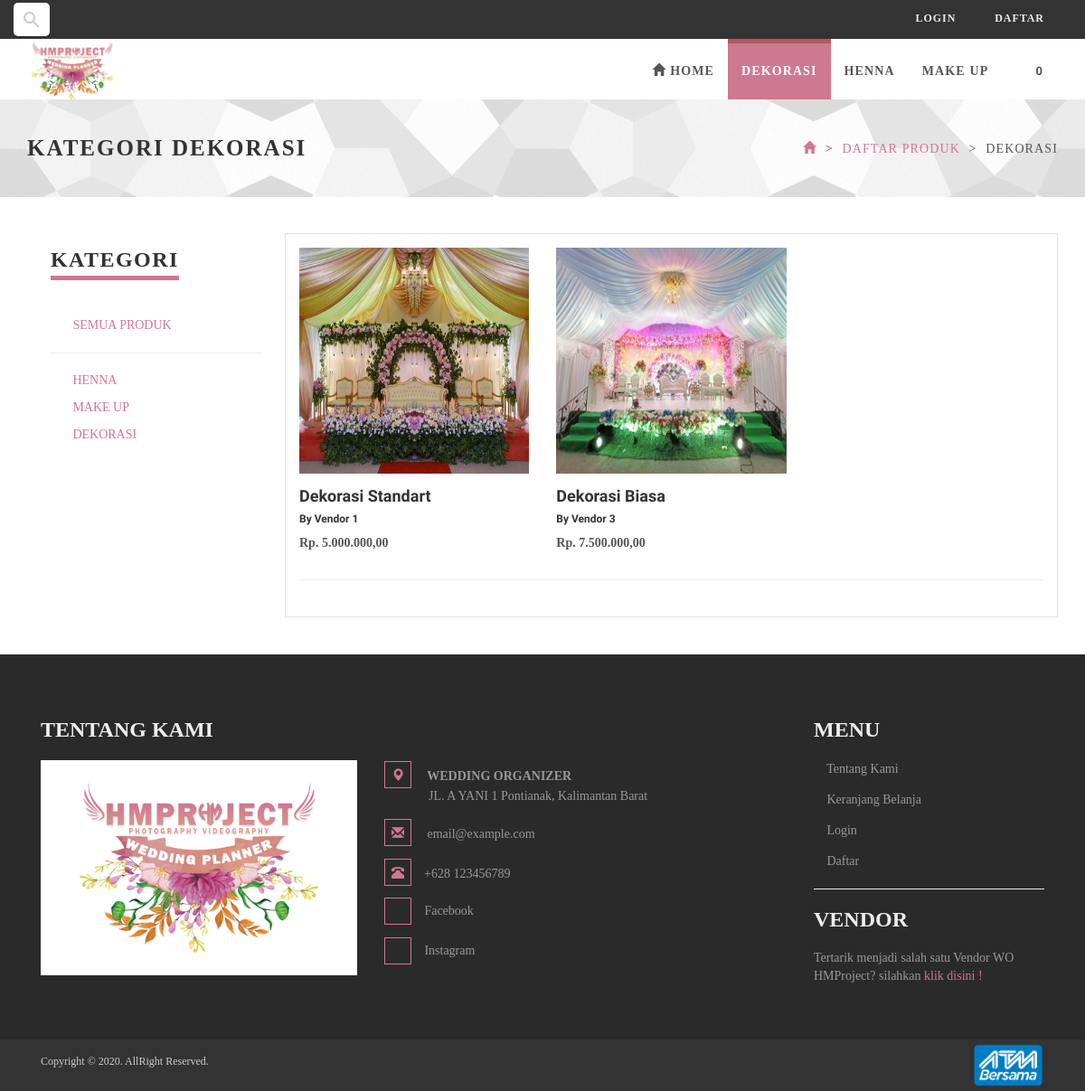
Page /produk/i/dekorasi.html on the committed database.
### tables this page shows
CREATE TABLE `tb_kategori_produk` (
  `id` int(11) NOT NULL,
  `nama` varchar(30) NOT NULL,
  `gambar` varchar(255) DEFAULT NULL,
  `slug` varchar(255) NOT NULL
);

CREATE TABLE `tb_produk` (
  `id` int(11) NOT NULL,
  `id_kategori` int(11) NOT NULL,
  `id_vendor` int(11) DEFAULT NULL,
  `nama` varchar(30) NOT NULL,
  `harga` bigint(20) NOT NULL,
  `kuantitas_penjualan` int(2) NOT NULL,
  `deskripsi` text NOT NULL,
  `gambar` varchar(255) DEFAULT NULL,
  `tgl` date NOT NULL,
  `slug` varchar(50) NOT NULL
);

CREATE TABLE `tb_vendor` (
  `id` int(11) NOT NULL,
  `nama` varchar(30) NOT NULL,
  `slug` varchar(50) NOT NULL,
  `email` varchar(50) NOT NULL,
  `no_telp` varchar(13) NOT NULL,
  `ig` varchar(100) NOT NULL,
  `alamat` text NOT NULL,
  `password` varchar(255) NOT NULL,
  `status` enum('Menunggu','Diterima') NOT NULL,
  `gambar` varchar(255) DEFAULT NULL
);

### application/controllers/Produk.php (called while the page is built, shortened)
<?php
class Produk extends CI_Controller {
	function __construct()
	{
		$this->load->helper('rupiah');
	}
	public function i($url='',$page=0)
    {
        $cek = $this->DButama->GetDBWhere('tb_kategori_produk', array('slug' => $url, ));
        if ($cek->num_rows() == 1) {
            $row = $cek->row();
            $title['title']= $row->nama;
            $data['slug']= $row->slug;
            $this->load->view('utama/temp-header',$title);
            $query = $this->DButama->GetDBWhere('tb_produk', array('id_kategori' => $row->id, ));
            $jml = $query;
            $config['base_url'] = base_url('').'produk/i/'.$url.'/';
            $config['total_rows'] = $jml->num_rows();;
            $config['per_page'] = 9;
            $config['uri_segment'] = 4;
            $config['full_tag_open'] = "<ul class='pagination pagination-sm' style='position:relative; top:-25px;'>";
            $config['full_tag_close'] ="</ul>";
            $config['num_tag_open'] = '<li>';
            $config['num_tag_close'] = '</li>';
            $config['cur_tag_open'] = "<li class='disabled'><li class='active'><a href='#'>";
            $config['cur_tag_close'] = "<span class='sr-only'></span></a></li>";
            $config['next_tag_open'] = "<li>";
            $config['next_tagl_close'] = "</li>";
            $config['prev_tag_open'] = "<li>";
            $config['prev_tagl_close'] = "</li>";
            $config['first_tag_open'] = "<li>";
            $config['first_tagl_close'] = "</li>";
            $config['last_tag_open'] = "<li>";
            $config['last_tagl_close'] = "</li>";
            $this->pagination->initialize($config);
            $data['halaman'] = $this->pagination->create_links();
            $query = $this->db->get('tb_produk', $config['per_page'], abs($page));
            $data['produk'] = $query;
            $data['ven'] = $this->DButama->GetDB('tb_vendor');
            $data['kat'] = $this->DButama->GetDB('tb_kategori_produk');
            $this->load->view('utama/v_produk',$data);
            $this->load->view('utama/temp-footer');
        }else{
            redirect('error404','refresh');
        }
    }
}

### index.php (called while the page is built, shortened)
<?php
require_once BASEPATH.'core/CodeIgniter.php';

### application/models/M_utama.php (called while the page is built, shortened)
<?php
class M_utama extends CI_Model {
	public function GetDB($table='')
	{
		return $this->db->get($table);
	}
	public function GetDBWhere($table='',$where='')
	{
		return $this->db->get_where($table,$where);
	}
}

### application/config/config.php (called while the page is built, shortened)
<?php
$config['base_url'] = 'http://localhost/wo2020/';
$config['index_page'] = '';
$config['uri_protocol']	= 'REQUEST_URI';
$config['url_suffix'] = '.html';
$config['language']	= 'english';
$config['charset'] = 'UTF-8';
$config['enable_hooks'] = FALSE;
$config['subclass_prefix'] = 'MY_';
$config['composer_autoload'] = FALSE;
$config['permitted_uri_chars'] = 'a-z 0-9~%.:_\-';
$config['enable_query_strings'] = FALSE;
$config['controller_trigger'] = 'c';
$config['function_trigger'] = 'm';
$config['directory_trigger'] = 'd';
$config['allow_get_array'] = TRUE;
$config['log_threshold'] = 0;
$config['log_path'] = '';
$config['log_file_extension'] = '';
$config['log_file_permissions'] = 0644;
$config['log_date_format'] = 'Y-m-d H:i:s';
$config['error_views_path'] = '';
$config['cache_path'] = '';
$config['cache_query_string'] = FALSE;
$config['encryption_key'] = '3yXMVxRcfqrKXaPwOcGW6WiTJmwlnknh';
$config['sess_driver'] = 'files';
$config['sess_cookie_name'] = 'ci_session';
$config['sess_expiration'] = 7200;
$config['sess_save_path'] = NULL;
$config['sess_match_ip'] = FALSE;
$config['sess_time_to_update'] = 300;
$config['sess_regenerate_destroy'] = FALSE;
$config['cookie_prefix']	= '';
$config['cookie_domain']	= '';
$config['cookie_path']		= '/';
$config['cookie_secure']	= FALSE;
$config['cookie_httponly'] 	= FALSE;
$config['standardize_newlines'] = FALSE;
$config['global_xss_filtering'] = FALSE;
$config['csrf_protection'] = FALSE;
$config['csrf_token_name'] = 'csrf_test_name';
$config['csrf_cookie_name'] = 'csrf_cookie_name';
$config['csrf_expire'] = 7200;
$config['csrf_regenerate'] = TRUE;
$config['csrf_exclude_uris'] =
$config['compress_output'] = FALSE;
$config['time_reference'] = 'local';
$config['rewrite_short_tags'] = FALSE;
$config['proxy_ips'] = '';

### application/config/recaptcha.php (called while the page is built, shortened)
<?php
$config['recaptcha_site_key'] = '6LexNkQUAAAAAI6JE8SMDfVMmqyxvC7n6uVkLbFP';
$config['recaptcha_secret_key'] = '6LexNkQUAAAAAGvJw5jhC5rvdUlQcQivze3RRMiu';
$config['recaptcha_lang'] = 'id';

### application/views/utama/v_produk.php (the view, shortened to what this page needs)
<div id="heading-breadcrumbs">
    <div class="container">
        <div class="row">
            <div class="col-md-7">
                <h1 class="hidden-sm hidden-xs">Kategori <?php echo $title; ?></h1>
            </div>
            <div class="col-md-5">
                <ul class="breadcrumb">
                    <li><a href="<?php echo site_url('') ?>"><i class="glyphicon glyphicon-home"></i></a>
                    </li>
                    <li><a href="<?php echo site_url('produk/semua') ?>">Daftar Produk</a>
                    </li>
                    <li><?php echo $title; ?></li>
                </ul>
            </div>
        </div>
    </div>
</div>
<div class="container">
    <div class="col-md-3">
        <div class="panel panel-default sidebar-menu">
        <div class="heading">
            <h3>Kategori</h3>
        </div>
        <p><a href="<?= site_url('produk/semua') ?>"><i class="fa fa-book"></i> SEMUA PRODUK</a><hr></p>
        <?php foreach ($kat->result() as $key) { ?>
            <p><a href="<?= site_url('produk/i/'.$key->slug) ?>"><i class="fa fa-book"></i> <?= $key->nama ?></a></p>
        <?php } ?>
    </div>
</div>
    <div class="col-md-9" style="border: 1px solid #e2e2e2">
        <div class="row products" >
            <?php
            foreach ($produk->result() as $key) {
                if ($key->kuantitas_penjualan>0) {
            ?>
            <div class="col-md-4 col-sm-3" data-animate="fadeInUp">
                <div class="box-image" style="width: 100%;">
                    <div class="image">
                        <img src="<?php echo base_url('assets/assets/img/produk/'.$key->gambar); ?>" alt="" class="img-responsive">
                    </div>
                        <?php foreach ($ven->result() as $key1) {
                            if ($key1->id==$key->id_vendor) {
                        $attributes = array('class' => 'form-item'); ?>
                </div>
                <div class="name">
                    <h4><?php echo $key->nama; ?></h4>
                    <h6><?php
                                echo 'By '.$key1->nama;
                            }}
                        ?>
                    </h6>
                    <p><b>Rp. <?php echo rupiah($key->harga); ?>,00 </b> </p>
                </div>
            </div>
            <?php
                }}
            ?>
        </div>
        <hr><br>
    </div>
    <div class="col-sm-12">
    </div>
</div>
<br><br>

### application/views/utama/temp-header.php (shortened to what this page needs)
<?php
$url = "http://$_SERVER[HTTP_HOST]$_SERVER[REQUEST_URI]";
?>
<!DOCTYPE html>
<html lang="en">
<head>
    <link href='<?= base_url('') ?>assets/front_end/css/fonts/fontawesome.css' rel='stylesheet' type='text/css'>
    <link rel="stylesheet" href="<?= base_url('') ?>assets/front_end/css/fonts/font-awesome.min.css">
    <link rel="stylesheet" href="<?php echo base_url() ?>assets/bootstrap/css/bootstrap.min.css">
    <link href="<?php echo base_url() ?>assets/front_end/css/animate.css" rel="stylesheet">
    <link href="<?php echo base_url() ?>assets/front_end/css/style.default.css" rel="stylesheet" id="theme-stylesheet">
    <link href="<?php echo base_url() ?>assets/front_end/search/css/main.css" rel="stylesheet" />
    <link href="<?php echo base_url() ?>assets/front_end/css/owl.carousel.css" rel="stylesheet">
    <link href="<?php echo base_url() ?>assets/front_end/css/owl.theme.css" rel="stylesheet">
    <link href="<?php echo base_url() ?>assets/front_end/css/style-preloader.css" rel="stylesheet" type="text/css" media="all" />
</head>
<body style="background: #f">
    <div id="all">
            <header>
                 <div id="top">
                    <div class="container">
                        <div class="row">
                            <div class="col-xs-3 contact">
                                <div class="s128">
                                  <?= form_open('produk/cari'); ?>
                                    <div class="inner-form">
                                      <div class="row">
                                        <div class="input-field second">
                                          <input type="search" placeholder="Cari Produk" name="cari"/>
                                        </div>
                                      </div>
                                    </div>
                                  <?= form_close(); ?>
                                </div>
                            </div>
                            <div class="col-xs-9">
                                <div class="login" style="float: right;">
                                    <?php if ($this->session->userdata('user_logged_in') == 'Sudah_Loggin') {
                                        ?>
                                        <div class="dropdown active">
                                            <a href="#" class="dropdown-toggle" data-toggle="dropdown"><i class="fa fa-user"></i> <?php echo $this->session->userdata('nama');  ?> <b class="caret"></b></a>
                                            <ul class="dropdown-menu" style="width: 200px">
                                                <li><a href="<?php echo site_url('akun'); ?>"><i class="fa fa-user"></i> <span class=" text-uppercase">Akun</span></a>
                                                </li>
                                                <li><a href="<?php echo site_url('riwayat'); ?>"><i class="fa fa-list"></i><span class=" text-uppercase">Riwayat Belanja</span></a>
                                                </li>
                                                <li><a href="<?php echo site_url('welcome/logout'); ?>"><i class="fa fa-sign-in"></i> <span class=" text-uppercase">Logout</span></a>
                                                </li>
                                            </ul>
                                        </div>
                                        <?php
                                    }else{
                                        ?>
                                        <a href="javascript:void(0)" onclick="login()"><span class="text-uppercase"><i class=" fa fa-sign-in"></i> <span class="text-uppercase">Login</span></a>
                                        <a href="javascript:void(0)" onclick="tambah()"><span class="text-uppercase"><i class=" fa fa-user"></i> Daftar</span></a>
                                        <?php
                                    }
                                    ?>
                                </div>
                            </div>
                        </div>
                    </div>
                </div>
                <div class="navbar-affixed-top" data-spy="affix" data-offset-top="200">
                    <div class="navbar navbar-default yamm" role="navigation" id="navbar">
                        <div class="container">
                            <div class="navbar-header">
                                <a class="navbar-brand home" href="<?php echo site_url(''); ?>">
                                    <img src="<?php echo base_url() ?>assets/front_end/images/logo/logo.png" alt="logo" class="hidden-xs hidden-sm" style="margin-top: -10px; width:100px">
                                </a>
                            </div>
                            <div class="navbar-collapse collapse" id="navigation">
                                <ul class="nav navbar-nav navbar-right">
                                    <li class="home">
                                        <a href="<?php echo site_url(''); ?>"><i class="glyphicon glyphicon-home"></i> Home </a>
                                    </li>
                                    <?php
                                        $kategory_produk = $this->DButama->GetDB('tb_kategori_produk');
                                        foreach ($kategory_produk->result() as $key){
                                    ?>
                                    <li class="<?=  $key->slug ?>"><a href="<?php echo site_url('produk/i/'.$key->slug) ?>"></span> <?=  $key->nama ?></a>
                                        <?php } ?>
                                    <?php
                                        $jumlah_cart = $this->cart->total_items();
                                    ?>
                                    <li class="cart hidden-xs hidden-sm">
                                        <a class="btn btn-small" href="<?php echo site_url('welcome/cart'); ?>" style="border-bottom-width: 0px;">
                                            <i class="fa fa-shopping-cart"></i><span><i id="cart-info"></i><?php echo $jumlah_cart; ?></span>
                                        </a>
                                    </li>
                                </ul>
                            </div>
                        </div>
                    </div>
                </div>
            </header>

### assets/front_end/search/css/main.css (style rules this page uses)
button, input, optgroup, select, textarea { font-family: sans-serif; font-size: 100%; line-height: 1.15; margin: 0; }
button, input { overflow: visible; }
[type="search"] { -webkit-appearance: textfield; outline-offset: -2px; }
html { height: 100%; }
* { box-sizing: border-box; }
.s128 { height: 30px; margin-top: -7px; }
.s128 form { width: 100%; max-width: 570px; margin: 0; }
.s128 form .inner-form .row .input-field { position: relative; display: -ms-flexbox; display: flex; -ms-flex-pack: left; justify-content: left; }
.s128 form .inner-form .row .input-field input { border: 0; display: block; font-size: 15px; font-family: 'Poppins', sans-serif; cursor: pointer; color: #000; }
.s128 form .inner-form .row .input-field.second input { padding: 10px 40px 10px 0; border-radius: 5px; width: 10px; transition: width .3s; background-position: calc(100% - 8px) 7px; background-repeat: no-repeat; background-color: #fff; }

### rows in the picture
tb_kategori_produk: nama "DEKORASI"
tb_kategori_produk: nama "HENNA"
tb_kategori_produk: nama "MAKE UP"
tb_produk: gambar (picture), nama "Dekorasi Standart", harga "5.000.000"
tb_vendor: nama "Vendor 1"
tb_produk: gambar (picture), nama "Dekorasi Biasa", harga "7.500.000"
tb_vendor: nama "Vendor 3"

### other values in the picture
$jumlah_cart "0"
